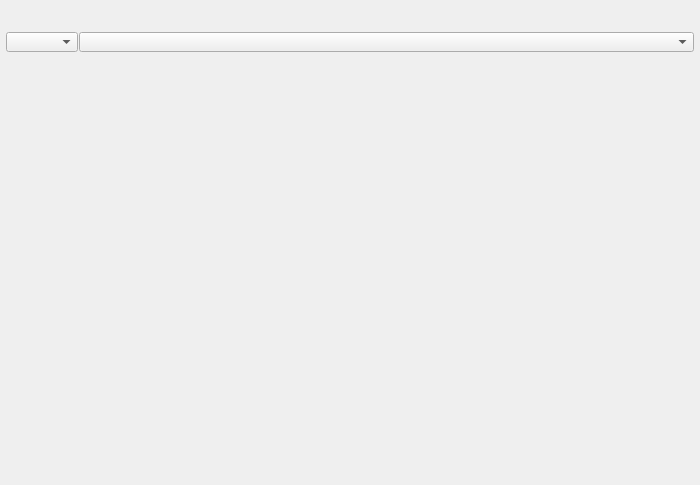
<?xml version="1.0" encoding="UTF-8"?>
<ui version="4.0">
 <class>shot_sequencer</class>
 <widget class="QMainWindow" name="shot_sequencer">
  <property name="geometry">
   <rect>
    <x>0</x>
    <y>0</y>
    <width>700</width>
    <height>485</height>
   </rect>
  </property>
  <widget class="QWidget" name="centralwidget">
   <layout class="QVBoxLayout" name="verticalLayout">
    <property name="spacing">
     <number>6</number>
    </property>
    <property name="leftMargin">
     <number>6</number>
    </property>
    <property name="topMargin">
     <number>6</number>
    </property>
    <property name="rightMargin">
     <number>6</number>
    </property>
    <property name="bottomMargin">
     <number>6</number>
    </property>
    <item>
     <widget class="Header" name="header" native="true">
      <property name="minimumSize">
       <size>
        <width>0</width>
        <height>20</height>
       </size>
      </property>
      <property name="maximumSize">
       <size>
        <width>16777215</width>
        <height>20</height>
       </size>
      </property>
      <property name="font">
       <font>
        <weight>75</weight>
        <bold>true</bold>
       </font>
      </property>
      <property name="text" stdset="0">
       <string>SHOT SEQUENCER</string>
      </property>
     </widget>
    </item>
    <item>
     <layout class="QHBoxLayout" name="shots_layout">
      <property name="spacing">
       <number>1</number>
      </property>
      <item>
       <widget class="ComboBox" name="cmb_mode">
        <property name="sizePolicy">
         <sizepolicy hsizetype="Fixed" vsizetype="Fixed">
          <horstretch>0</horstretch>
          <verstretch>0</verstretch>
         </sizepolicy>
        </property>
        <property name="minimumSize">
         <size>
          <width>0</width>
          <height>20</height>
         </size>
        </property>
        <property name="maximumSize">
         <size>
          <width>16777215</width>
          <height>20</height>
         </size>
        </property>
       </widget>
      </item>
      <item>
       <widget class="ComboBox" name="cmb_shot">
        <property name="sizePolicy">
         <sizepolicy hsizetype="Expanding" vsizetype="Fixed">
          <horstretch>1</horstretch>
          <verstretch>0</verstretch>
         </sizepolicy>
        </property>
        <property name="minimumSize">
         <size>
          <width>0</width>
          <height>20</height>
         </size>
        </property>
        <property name="maximumSize">
         <size>
          <width>16777215</width>
          <height>20</height>
         </size>
        </property>
       </widget>
      </item>
     </layout>
    </item>
    <item>
     <widget class="SequencerWidget" name="sequencer_widget">
      <property name="sizePolicy">
       <sizepolicy hsizetype="Expanding" vsizetype="Expanding">
        <horstretch>0</horstretch>
        <verstretch>0</verstretch>
       </sizepolicy>
      </property>
      <property name="minimumSize">
       <size>
        <width>0</width>
        <height>200</height>
       </size>
      </property>
      <property name="orientation">
       <enum>Qt::Horizontal</enum>
      </property>
     </widget>
    </item>
    <item>
     <widget class="Footer" name="footer" native="true">
      <property name="minimumSize">
       <size>
        <width>0</width>
        <height>20</height>
       </size>
      </property>
      <property name="maximumSize">
       <size>
        <width>16777215</width>
        <height>20</height>
       </size>
      </property>
     </widget>
    </item>
   </layout>
  </widget>
 </widget>
 <customwidgets>
  <customwidget>
   <class>Header</class>
   <extends>QWidget</extends>
   <header>uitk.widgets.header</header>
  </customwidget>
  <customwidget>
   <class>Footer</class>
   <extends>QWidget</extends>
   <header>uitk.widgets.footer</header>
  </customwidget>
  <customwidget>
   <class>ComboBox</class>
   <extends>QComboBox</extends>
   <header>uitk.widgets.comboBox.ComboBox.h</header>
  </customwidget>
  <customwidget>
   <class>SequencerWidget</class>
   <extends>QSplitter</extends>
   <header>uitk.widgets.sequencer._sequencer</header>
   <container>1</container>
  </customwidget>
 </customwidgets>
 <resources/>
 <connections/>
</ui>
